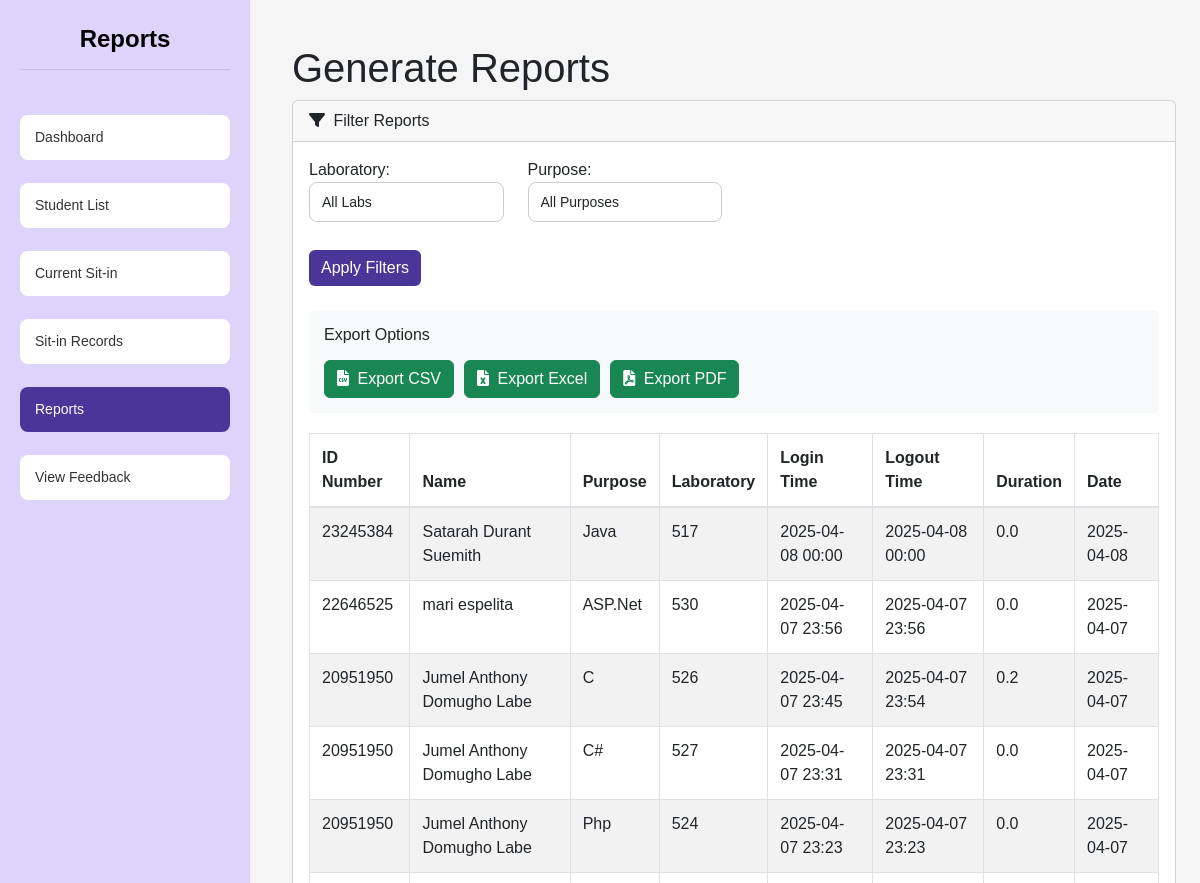
Before: /reports (signed in, upper part) with the older database file.
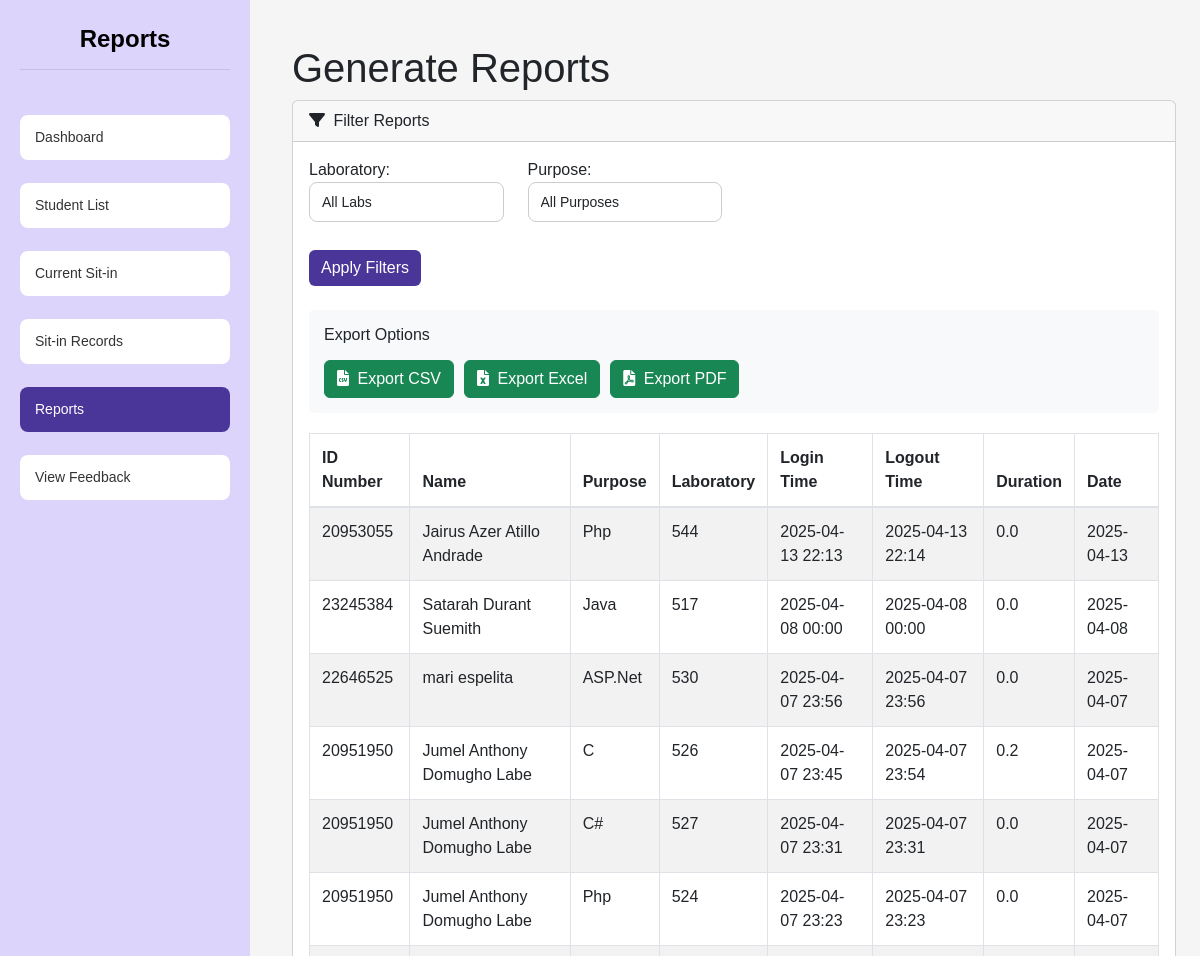
After: the same page with the newer database file.
### tables this page shows
CREATE TABLE sit_in_records (
    sit_in_id INTEGER PRIMARY KEY AUTOINCREMENT,
    id_number VARCHAR(50) NOT NULL,
    name VARCHAR(255) NOT NULL,
    purpose TEXT NOT NULL,
    lab VARCHAR(10) NOT NULL,
    login_time DATETIME NOT NULL,
    logout_time DATETIME NULL,
    date DATE NOT NULL
);

### app.py (the view)
@app.route('/reports')
@admin_required
def reports():
    try:
        lab = request.args.get('lab', '')
        purpose = request.args.get('purpose', '')
        conn = get_db_connection()
        cursor = conn.cursor()
        query = """
            SELECT
                id_number,
                name,
                purpose,
                lab,
                strftime('%Y-%m-%d %H:%M', login_time) as login_time,
                CASE
                    WHEN logout_time IS NOT NULL THEN strftime('%Y-%m-%d %H:%M', logout_time)
                    ELSE 'Active'
                END as logout_time,
                strftime('%Y-%m-%d', date) as date,
                CASE
                    WHEN login_time IS NOT NULL AND logout_time IS NOT NULL
                    THEN ROUND((julianday(logout_time) - julianday(login_time)) * 24, 1)
                    ELSE NULL
                END as duration
            FROM sit_in_records
            WHERE 1=1
        """
        params = []
        if lab:
            query += " AND lab = ?"
            params.append(lab)
        if purpose:
            query += " AND purpose = ?"
            params.append(purpose)
        query += " ORDER BY date DESC, login_time DESC"
        cursor.execute(query, params)
        reports = cursor.fetchall()
        cursor.execute("SELECT DISTINCT lab FROM sit_in_records WHERE lab IS NOT NULL ORDER BY lab")
        labs = [row['lab'] for row in cursor.fetchall()]
        cursor.execute("SELECT DISTINCT purpose FROM sit_in_records WHERE purpose IS NOT NULL ORDER BY purpose")
        purposes = [row['purpose'] for row in cursor.fetchall()]
        if request.headers.get('Accept') == 'application/json':
            return jsonify({
                'reports': [dict(row) for row in reports]
            })
        return render_template('admin/reports.html',
                             reports=reports,
                             labs=labs,
                             purposes=purposes,
                             selected_lab=lab,
                             selected_purpose=purpose)
    except Exception as e:
        print(f"Error in reports: {str(e)}")
        flash("Error loading reports", "danger")
        return redirect(url_for('admin_dashboard'))
    finally:
        if conn:
            conn.close()

### app.py (called while the page is built)
def get_db_connection():
    try:
        conn = sqlite3.connect('users.db')
        conn.row_factory = sqlite3.Row
        return conn
    except sqlite3.Error as e:
        print(f"Database connection error: {e}")
        return None

def admin_required(f):
    @wraps(f)
    def decorated_function(*args, **kwargs):
        if not all(session.get(key) for key in ['user_id', 'user_type', 'is_admin']):
            return redirect(url_for('login'))
        session.modified = True
        return f(*args, **kwargs)
    return decorated_function

@app.after_request
def add_header(response):
    response.headers['Cache-Control'] = 'no-store, no-cache, must-revalidate, post-check=0, pre-check=0, max-age=0'
    response.headers['Pragma'] = 'no-cache'
    response.headers['Expires'] = '-1'
    return response

### templates/admin/reports.html (shortened to what the changed rows need)
{% extends "admin/base.html" %}
{% block extra_css %}
<link href="https://cdn.datatables.net/1.11.5/css/dataTables.bootstrap5.min.css" rel="stylesheet">
<link href="https://cdn.datatables.net/buttons/2.2.2/css/buttons.bootstrap5.min.css" rel="stylesheet">
<link href="https://cdn.datatables.net/responsive/2.2.9/css/responsive.bootstrap5.min.css" rel="stylesheet">
{% endblock %}
{% block content %}
<div class="sidebar">
    <h1 class="dashboard-title">Reports</h1>
</div>
<div class="container-fluid px-4">
    <h1 class="mt-4">Generate Reports</h1>
    <div class="card mb-4">
        <div class="card-body">
            <div class="table-responsive">
                <table id="reportsTable" class="table table-bordered table-striped">
                    <thead>
                        <tr>
                            <th>ID Number</th>
                            <th>Name</th>
                            <th>Purpose</th>
                            <th>Laboratory</th>
                            <th>Login Time</th>
                            <th>Logout Time</th>
                            <th>Duration</th>
                            <th>Date</th>
                        </tr>
                    </thead>
                    <tbody>
                        {% for report in reports %}
                        <tr>
                            <td>{{ report.id_number }}</td>
                            <td>{{ report.name }}</td>
                            <td>{{ report.purpose }}</td>
                            <td>{{ report.lab }}</td>
                            <td>{{ report.login_time }}</td>
                            <td>{{ report.logout_time }}</td>
                            <td>{{ report.duration }}</td>
                            <td>{{ report.date }}</td>
                        </tr>
                        {% endfor %}
                    </tbody>
                </table>
            </div>
        </div>
    </div>
</div>
{% endblock %}

Changed rows visible on the page:
added sit_in_records: id_number "20953055", name "Jairus Azer Atillo Andrade", purpose "Php", lab "544", login_time "2025-04-13 22:13", logout_time "2025-04-13 22:14", duration "0.0", date "2025-04-13"
